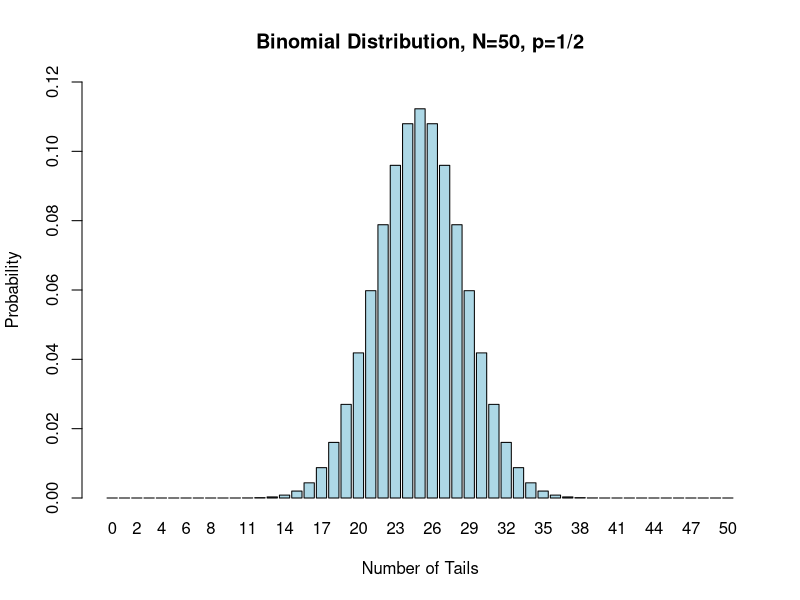
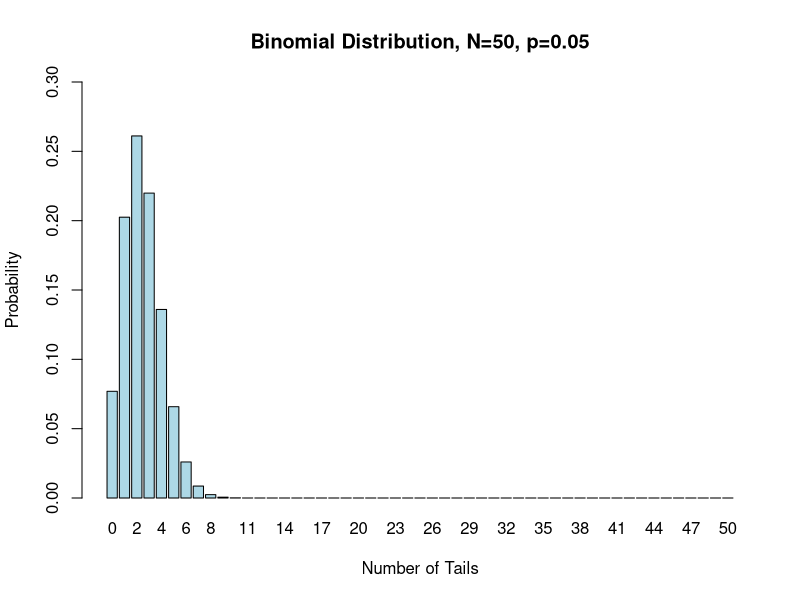
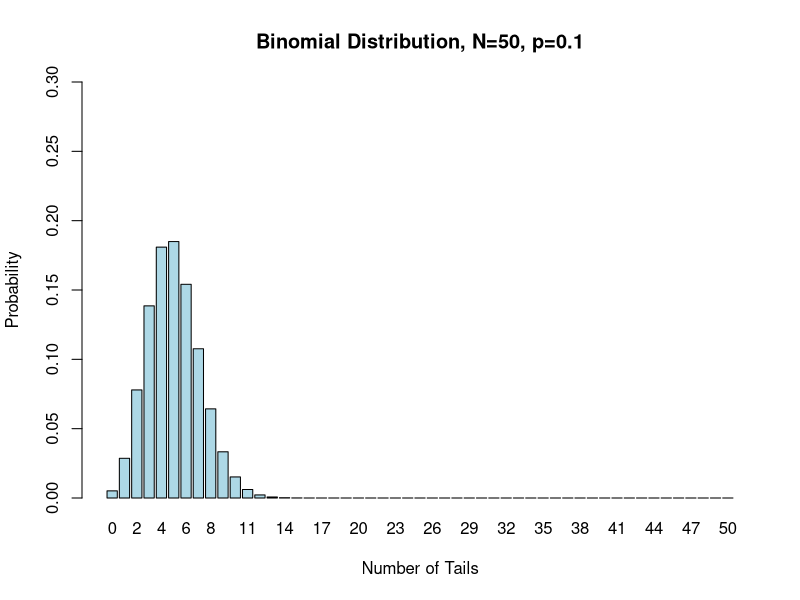
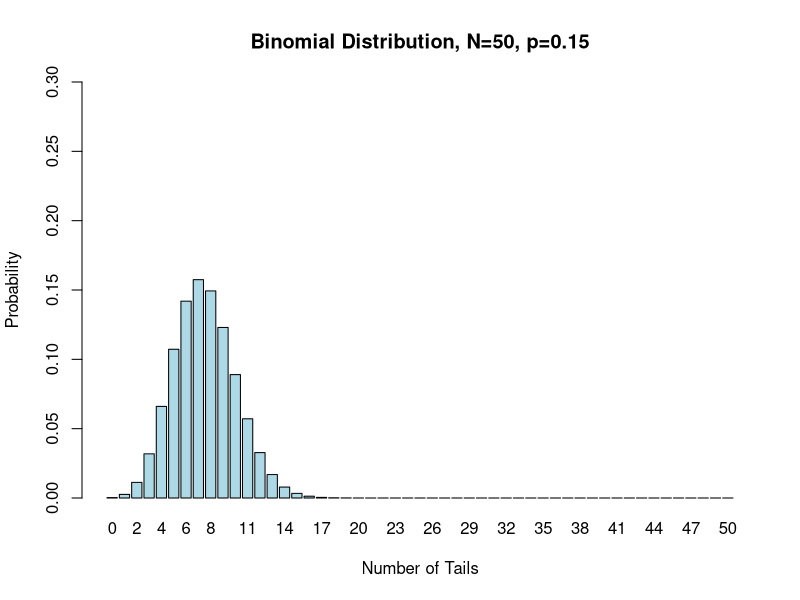
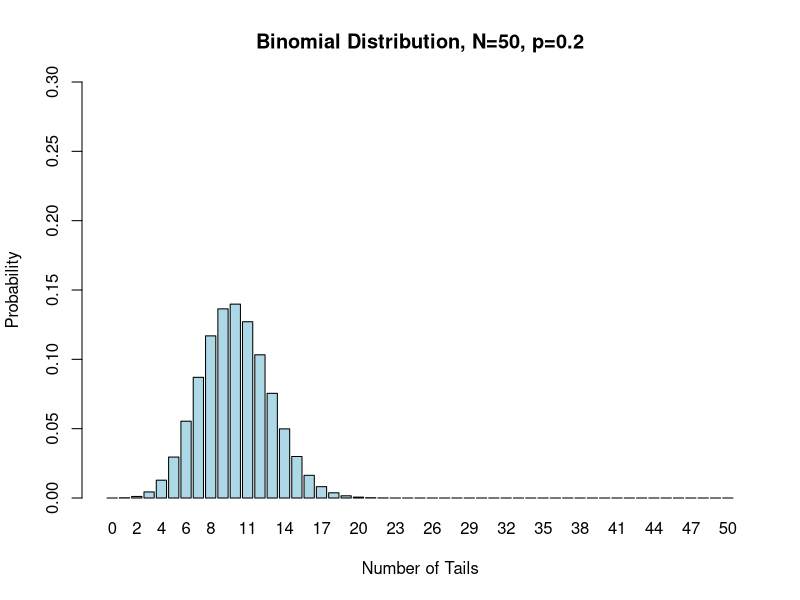
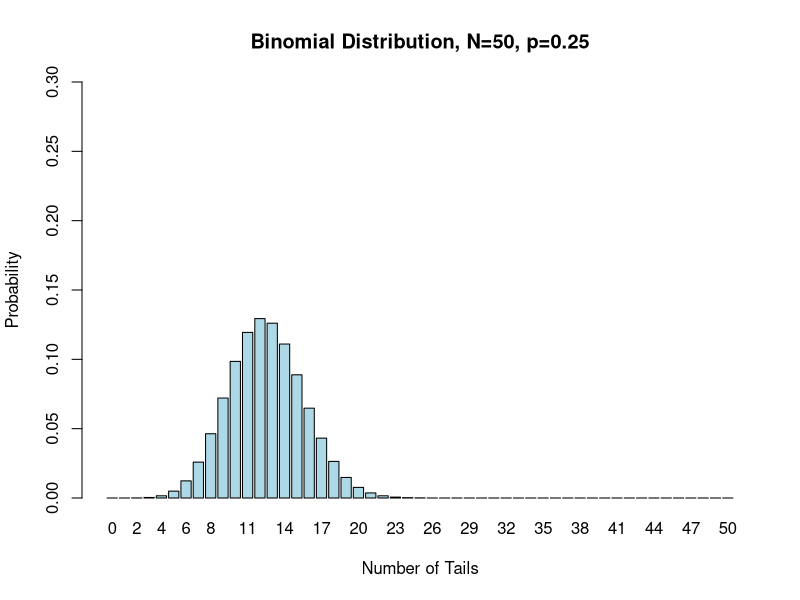
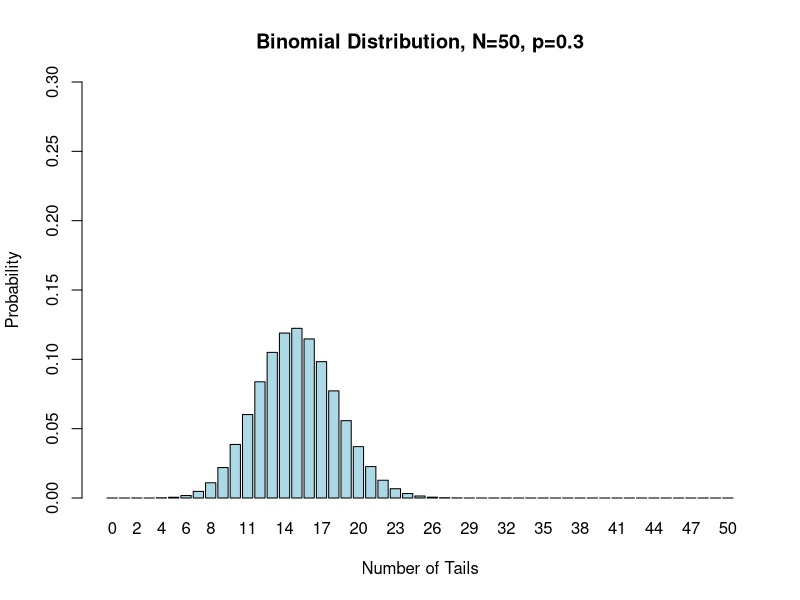
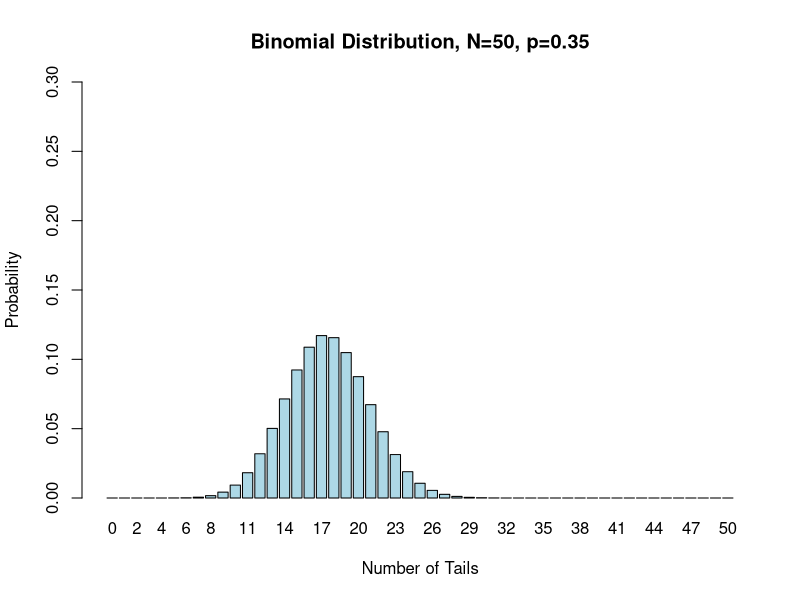

Source code (R) for these figures, in order:
## Fun with one of my favorite distributions
## Clinic on Dynamical Approaches to Infectious Disease Data
## International Clinics on Infectious Disease Dynamics and Data Program
## University of Florida, Gainesveille, FL, USA
##
## Jim Scott, 2012
## Some Rights Reserved
## CC BY-NC 3.0 (http://creativecommons.org/licenses/by-nc/3.0/)


################################################################################
##
## By the end of this tutorial you should:
##
## * understand the terms: sample space, discrete, random variable, probability
##   distribution
## * know the characterisitics of a binomial process
## * know the binomial formula and how to use it
## * be able to utilize the functions dbinom, pbinom, and rbinom
## * be able to plot a binomial distribution in R
## * visualize how the parameters of the binomial distribution affect it.
## * realize that this text editor has no spell check capability and forgive me
##   for any typos I may have made!


# The binomial probability model is a discrete probability model that is
# commonly used in many applications, including modeling disease transmission.
# But, what IS it, exactly?

# The "discrete" part means that it produces random variables that have a finite
# number of possible values (e.g. integers).  The "probability model" part means
# that it provides us with two important pieces of infomation: the possible
# outcomes that may occur and the probabilities with which each outcome occurs.

# There are a number of common discrete probability models that exist, but the
# binomial model is used to model the number of successes that occur in fixed
# number of independent trials.  It's a good model for a process that: 1) has a
# fixed number of independent trials 2) has outcomes that can be categorized
# into either "success" or "failure" 3) has constant probability for "success"
# (i.e. the probability of a "success" doesn't change.

# Coin flipping is a common example of a binomial process.  Suppose I flip a
# coin 10 times. One flip represents one trial.  The number of trials is fixed
# (n=10).  There are only two outcomes.  The probability of a success (e.g.
# getting "tails") remains constant. The number of tails in 10 trials is a
# binomially distributed random variable.

# What's a random variable?  Well, before we talk about that, lets define one
# other term - sample space.  The sample space of a random phenomenon is the set
# of all possible outcomes that could occur.  Note that an outcome need not be
# numeric.  For example, consider tossing a coin one time.  The sample space is
# {heads, tails}.  If you were to
# toss the coin 2 times the sample space would consist of:
# S = {heads heads, heads tails, tails heads, tails tails}
# and we would say the size of the sample space is 4.

# A random variable maps each outcome in the sample space to a numeric value.
# For example, if I defined the random variable X as the number of tails that
# occurs in two flips of a coin, I would observe the following:
#
# outcome          X
# heads heads      0
# heads tails      1
# tails heads      1
# tails tails      2
#
# I could describe the distribution of X in the following manner:
#
# outcome      probability
# X = 0          0.25
# X = 1          0.50
# X = 2          0.25

# Also, notice that the random variable X is binomial because we have:  1) fixed
# number of independent trials (n=2), 2) either a "success" (tails) or failure
# occurs (not tails), and 3) the probability of a "success" (getting tails)
# remains constant. Here the probability of a success in any one trial is p=0.5

# If we suspect that a random variable is binomial, we can use the binomial
# formula to calculate the probability that X equals some specific value.  For
# example, if we didn't know that the probabiliy of getting 0 tails on 2 flips
# is 0.25, we could have used the following formula to obtain it:
#
# Binomial formula:
# P(X = x) = N!/[(x!)(N-x)!] * p^x * (1-p)^(N-x)
#
# You might be familiar with seeing N!/[(x!)(N-x)!] written as "N choose x"
#
# In the above equation:
# x = number of successes
# N = number of trials
# p = the probability of a success

# In our example, N = 2 and p = 0.5.  To calculate the probability that X = 0
# use:
# P(X = 0) = 2!/[(0!)(2-0)!] * 0.5^0 * (1-0.5)^(2-0)
#          = 1               * 1     * 0.25         = 0.25    (recall that 0! = 1)

# This has all been a preamble toward getting you prepared to use the binomial
# distribution in R.  To obtain the calculation above in R, you need only
# execute the following command:

dbinom(0,2,0.5)

# The syntax is pbinom(x, N, p)

# That one isn't too hard to calculate in your head, but suppose you wanted to
# know the probability of getting exactly 20 tails if you flipped a coin 50
# times.  Instead of calculating it with the formula (or a calculator), just use
# R.  Here, N=50, p is still 0.5. Run:

dbinom(20, 50, 0.5)

# If you'd like to determine the entire distribution when N=50 and p=0.5 you
# could type:

dbinom(0:50, 50, 0.5)

# Nice, but not that visually stimulating.  Let's plot it!


barplot(dbinom(0:50, size=50, prob=1/2),names.arg=0:50,ylab="Probability",
        main="Binomial Distribution, N=50, p=1/2",xlab="Number of Tails",
        col="light blue",ylim=c(0,.12))

# The binomial distribution has 2 parameters, N, the number of fixed trials, and
# p, the probability of a success.  The distribution is completely determined by
# these values, just like a normal distribution is completely determined by its
# paramters, the mean and the standard deviation.  To see how the distriution
# changes as p changes, try highlighting and running the following code (here
# we're holding N constant at 50):

binom <- function(p) {
  barplot(dbinom(0:50, size=50, prob=p),names.arg=0:50,ylab="Probability",
          main=paste0("Binomial Distribution, N=50, p=",p),xlab="Number of Tails",
          col="light blue", ylim=c(0,0.3))
  Sys.sleep(0.1)
}
ignore <- sapply((1:19)/20, binom)

# If you didn't see all the plots, try clicking the back arrow a few times in
# the plot window to see all the plots that R produced.


# To get an idea of how the binomial distribution can change when N varies try
# running the following code. Here p is set to 1/2, after you've run the code
# once, try changing p to a different value.

binom <- function(N) {
  barplot(dbinom(0:N, size=N, prob=1/2),names.arg=0:N,ylab="Probability",
          main=paste0("Binomial Distribution, N=",N,", p=1/2"),xlab="Number of Tails",
          col="light blue", ylim=c(0,0.5))
  Sys.sleep(0.1)
}
ignore <- sapply(1:20, binom)

# Again, if you didn't see all the plots, try clicking the back arrow a few
# times in the plot window to see all the plots that R produced.

# The binomial formula provides you with just the area of one bar.  To determine
# the area that is less than or equal to a specific value, for example, the
# probability that we get 20 or fewer tails in 50 flips, you could type:

sum(dbinom(0:20, 50, 0.5))

# or, equivalently

pbinom(20,50,0.5)

# The difference between these two commands is that dbinom sums up the areas of
# each bar you specify whereas pbinom sums up the bars that are less than or
# equal to the value of the first number in the parentheses

# To create a visual of this you could execute the following:

ints=0:50

barplot(dbinom(ints, size=50, prob=1/2),names.arg=0:50,ylab="Probability",
        main="Binomial Distribution, N=50, p=1/2",xlab="Number of Tails",
        col=ifelse(ints<=20,"blue","light blue"))

# The area of the dark blue bars is:

pbinom(20,50,0.5)

# You can also use R to simulate binomially distributed random variables.  For
# example, suppose N = 50 and p=1/2.  You'd expect to get 25 successes, but due
# to random chance you won't always get 25.  Sometimes you'll get a few more,
# sometimes a few less.  To simulate the outcome of 50 coin tosses, just type:

rbinom(1,50,1/2)

# If you'd like to similate the results of 1000 people flipping a coin 50 times
# type:

mysims <- rbinom(1000,50,1/2)
mysims

# the output isn't so useful in that form...try plotting it instead:

hist(mysims, freq=FALSE, breaks=seq(-0.5,50.5,1),ylim=c(0,0.2),col="grey",
     ylab="Number of occurences",xlab="Number of tails in 50 flips")

# Your distribution should look similar to the following, theoretical binomial
# distribution:

barplot(dbinom(0:50, size=50, prob=1/2),names.arg=0:50,ylab="Probability",
        main="Binomial Distribution, N=50, p=1/2",xlab="Number of Tails"
        ,ylim=c(0,0.2),col="light blue")

# click the back arrow in the Plots window to compare and contrast.  You should
# also
# notice that this particular binomial distribution is 'bell shaped' like the
# normal
# distribution.  As a rule of thumb, whenever N*p > 10 and N*(1-p) > 10, you can
# use a normal distribution to approximate the binomial distribution.
# Use mean = N*p and variance = N*p*(1-p).  In this case, mean = 50*0.5 = 25 and
# variance = 50*0.5*0.5 = 12.5.  The SD is sqrt(12.5) or 3.54.  To compare the
# approximated normal distribution to your simulated binomial data, you could
# type:

hist(mysims, freq=FALSE, breaks=seq(-0.5,50.5,1),ylim=c(0,0.2),col="grey",
     ylab="Number of occurences",xlab="Number of tails in 50 flips")
curve(dnorm(x,mean=25,sd=3.54), add=TRUE, col="blue",lwd=3)

# That concludes the tutorial!

# Refs:
# Introduction to Probability with R, Baclawski, Chapman & Hall, 2008
# Introduction to the Practice of Statistics ed 7, Moore, McCabe, & Craig, W.H.
# Freeman, 2012

# To test your skills try the following problems.
#
#
#
# Roulette - on a roulette wheel, there are 18 red numbers, 18 black numbers,
# and 2 green numbers.  The numbers 1 to 36 appear on the wheel along with 0 and # 00.
# The probability that the roulette ball lands on any one number is the same
# (i.e. 1/38).  Suppose you always bet on red, and you play 20 times.
#
#
# a) Determine the probability of each outcome (eg, winning 0 times, 1 time,
# etc)
# b) Determine the probability of winning at least 10 times
# C) Produce a plot of the probability distribution of the number of 'wins'
# d) Simulate the number of wins when you play roulette 20 times for 1000
# replications
# e) Make a histogram of your results from part d)
# f) In how many of your replications did you win at least 10 times?
